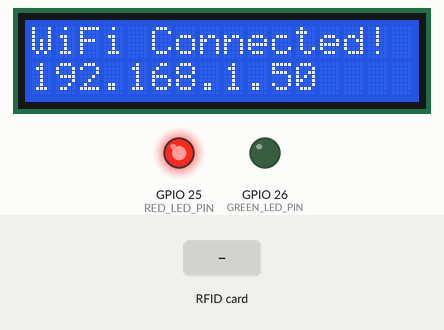
This sketch was run on a simulated ESP32. Shown: 16×2 character LCD, output pins drawn as LEDs (lit = HIGH). Inputs (shaded band) come from the test bench. WiFi joins after 1.5 s; servers stay silent unless stated; uploads are accepted with an empty reply; what the sketch prints to the serial monitor is not drawn.

Above: at 1.8 s.
At 4.4 s:
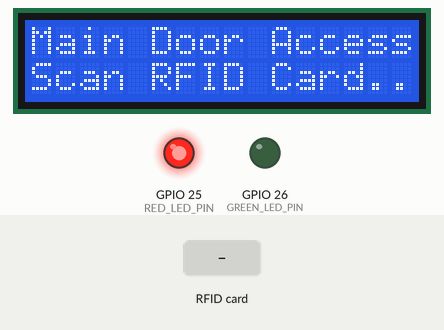
4.5 s: RFID card 5E 7A 19 C4 held to the reader
At 4.66 s:
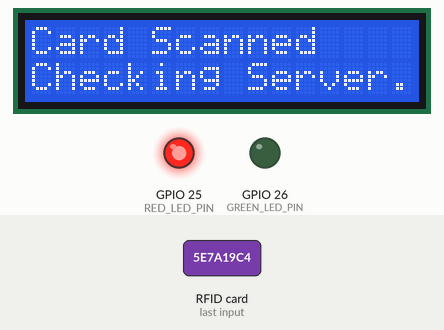
At 6.0 s:
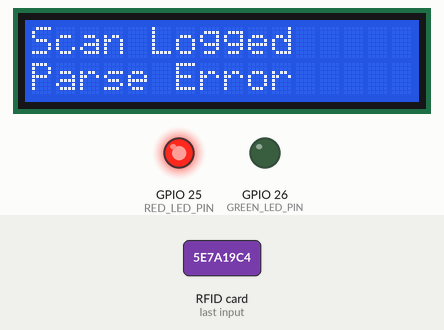
Timing chart, 0 to 7.5 s (numbered marks = the images above; inputs shaded):
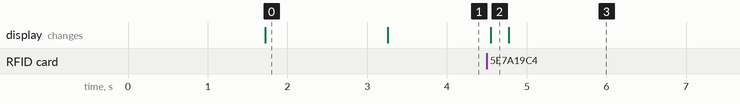

The sketch:

esp32_rfid.ino
```cpp
/**
 * ESP32 + MFRC522 RFID + I2C 16x2 LCD to Google Sheets
 *
 * Scans RFID cards, checks student lookup and visitor status (Welcome in / Good Bye)
 * from Google Sheets, and prints details on the 16x2 LCD in real-time.
 *
 * Hardware Connections:
 * -----------------------------------------------------------------------------
 * MFRC522 Pin  | ESP32 Pin  | Notes
 * -------------|------------|--------------------------------------------------
 * 3.3V         | 3.3V       | MUST be 3.3V (5V will damage RC522)
 * RST (Reset)  | GPIO 4     | Changed from 22 to avoid conflict with I2C SCL (22)
 * GND          | GND        | Ground
 * MISO         | GPIO 19    | Standard ESP32 VSPI MISO
 * MOSI         | GPIO 23    | Standard ESP32 VSPI MOSI
 * SCK          | GPIO 18    | Standard ESP32 VSPI SCK
 * SDA (SS)     | GPIO 5     | Chip Select
 *
 * I2C LCD Pin  | ESP32 Pin  | Notes
 * -------------|------------|--------------------------------------------------
 * VCC          | 5V / VIN   | Most 16x2 LCDs require 5V for backlight contrast
 * GND          | GND        | Ground
 * SDA          | GPIO 21    | Standard ESP32 I2C SDA
 * SCL          | GPIO 22    | Standard ESP32 I2C SCL
 * -----------------------------------------------------------------------------
 */

#include <SPI.h>
#include <MFRC522.h>
#include <WiFi.h>
#include <HTTPClient.h>
#include <WiFiClientSecure.h>
#include <Wire.h>
#include <LiquidCrystal_I2C.h>
#include <ArduinoJson.h>

// Wi-Fi Credentials
const char* ssid = "YOUR_WIFI_SSID";
const char* password = "YOUR_WIFI_PASSWORD";

// Google Apps Script Web App URL
const char* googleScriptUrl = "https://script.google.com/macros/s/YOUR_SCRIPT_DEPLOYMENT_ID/exec";

// Pins
#define RST_PIN  4
#define SS_PIN   5

// LED Pins (Red shows locked, Green shows open)
#define RED_LED_PIN   25
#define GREEN_LED_PIN 26

// Unique Device ID (This device is for the main door)
const String deviceId = "Main_Door_Scanner";

// LCD configuration: I2C Address 0x27, 16 columns, 2 rows
// (Note: If your LCD does not display text, try address 0x3F)
LiquidCrystal_I2C lcd(0x27, 16, 2);
MFRC522 mfrc522(SS_PIN, RST_PIN);

unsigned long lastScanTime = 0;
const unsigned long scanDelay = 4000; // Delay to avoid rapid-fire scans (4 seconds)

void setup() {
  Serial.begin(115200);
  while (!Serial);

  // Initialize LCD
  lcd.init();
  lcd.backlight();
  showLcdStatus("System Starting", "Initializing...");

  // Initialize SPI & MFRC522
  SPI.begin();
  mfrc522.PCD_Init();

  Serial.println("--- RFID Reader Initialized ---");
  byte version = mfrc522.PCD_ReadRegister(mfrc522.VersionReg);
  Serial.print("MFRC522 register version: 0x");
  Serial.println(version, HEX);

  if (version == 0x00 || version == 0xFF) {
    Serial.println("❌ WARNING: Communication with MFRC522 failed!");
    showLcdStatus("Sensor Error", "Check RC522 Pins");
    delay(3000);
  } else {
    Serial.println("✅ MFRC522 communication established successfully!");
  }

  // Initialize LEDs
  pinMode(RED_LED_PIN, OUTPUT);
  pinMode(GREEN_LED_PIN, OUTPUT);
  digitalWrite(RED_LED_PIN, HIGH);  // Red LED starts ON (locked)
  digitalWrite(GREEN_LED_PIN, LOW); // Green LED starts OFF (closed)

  // Initialize Serial2 for communicating with Arduino Uno
  // Default pins: TX2 = GPIO 17, RX2 = GPIO 16
  Serial2.begin(9600);
  Serial.println("--- Serial2 (to Arduino Uno) Initialized at 9600 baud ---");

  // Connect to Wi-Fi
  connectWiFi();
  showIdleScreen();
}

void loop() {
  // Reconnect Wi-Fi if connection is lost
  if (WiFi.status() != WL_CONNECTED) {
    connectWiFi();
    showIdleScreen();
  }

  // Look for new RFID cards
  if (!mfrc522.PICC_IsNewCardPresent()) {
    return;
  }

  // Read card serial number
  if (!mfrc522.PICC_ReadCardSerial()) {
    return;
  }

  // Enforce scan delay to avoid double scans
  if (millis() - lastScanTime < scanDelay) {
    mfrc522.PICC_HaltA();
    return;
  }

  // Extract UID as Hex string
  String tagUid = "";
  for (byte i = 0; i < mfrc522.uid.size; i++) {
    if (mfrc522.uid.uidByte[i] < 0x10) {
      tagUid += "0";
    }
    tagUid += String(mfrc522.uid.uidByte[i], HEX);
    if (i < mfrc522.uid.size - 1) {
      tagUid += " ";
    }
  }
  tagUid.toUpperCase();

  Serial.println("\n----------------------------------------");
  Serial.println("🎴 Card Scanned: " + tagUid);

  lastScanTime = millis();

  // Show status on LCD
  showLcdStatus("Card Scanned", "Checking Server...");

  // Send payload to Google Sheets & display response status (handles LEDs/Relay)
  sendRfidScanToGoogleSheets(tagUid);

  // Halt PICC
  mfrc522.PICC_HaltA();

  // Return to idle screen
  showIdleScreen();
}

void connectWiFi() {
  Serial.print("Connecting to Wi-Fi: ");
  Serial.println(ssid);

  showLcdStatus("WiFi Connecting", "Please wait...");

  WiFi.begin(ssid, password);

  int attempts = 0;
  while (WiFi.status() != WL_CONNECTED && attempts < 20) {
    delay(500);
    Serial.print(".");
    attempts++;
  }

  if (WiFi.status() == WL_CONNECTED) {
    Serial.println("\n✅ Connected to Wi-Fi!");
    showLcdStatus("WiFi Connected!", WiFi.localIP().toString().c_str());
    delay(1500);
  } else {
    Serial.println("\n❌ Failed to connect to Wi-Fi.");
    showLcdStatus("WiFi Failed", "Retrying...");
    delay(2000);
  }
}

void sendRfidScanToGoogleSheets(String tagUid) {
  WiFiClientSecure client;
  client.setInsecure(); // Bypass SSL verification for simpler setup

  HTTPClient http;

  if (http.begin(client, googleScriptUrl)) {
    // Disable automatic redirect following so we can handle it manually without header leakage
    http.setFollowRedirects(HTTPC_DISABLE_FOLLOW_REDIRECTS);

    // Set connection timeout to 15 seconds to handle slow network responses or Sheets execution latency
    http.setTimeout(15000);

    // Configure headers to monitor the Location header
    const char * headerKeys[] = {"Location"};
    http.collectHeaders(headerKeys, 1);

    // Explicitly add 'Connection: close' to disable keep-alive, preventing socket pool exhaustion or stale reuses
    http.addHeader("Content-Type", "application/json");
    http.addHeader("Connection", "close");

    // JSON payload Construction
    String jsonPayload = "{\"action\":\"logRfidScan\",\"tagUid\":\"" + tagUid + "\",\"deviceId\":\"" + deviceId + "\"}";

    int httpResponseCode = http.POST(jsonPayload);

    Serial.print("Initial POST Response Code: ");
    Serial.println(httpResponseCode);

    // Handle Google's 302 Redirect manually to avoid HTTP 400 Bad Request
    if (httpResponseCode == 302 || httpResponseCode == 301 || httpResponseCode == 307) {
      if (http.hasHeader("Location")) {
        String redirectUrl = http.header("Location");
        Serial.println("Redirect URL: " + redirectUrl);

        // Terminate POST connection cleanly
        http.end();

        // Start a fresh, clean GET request (clearing previous POST headers)
        if (http.begin(client, redirectUrl)) {
          http.setTimeout(15000);
          http.addHeader("Connection", "close");
          httpResponseCode = http.GET();
          Serial.print("Redirect GET Response Code: ");
          Serial.println(httpResponseCode);
        } else {
          Serial.println("Failed to connect to redirect URL");
          showLcdStatus("Redirect Error", "Conn Failed");
          delay(3000);
          client.stop();
          return;
        }
      } else {
        Serial.println("Error: Redirected but no Location header found.");
        showLcdStatus("Redirect Error", "No Loc Header");
        delay(3000);
      }
    }

    if (httpResponseCode == 200) {
      String response = http.getString();
      response.trim();
      Serial.println("Response: " + response);

      // If the response is HTML, it means Google returned a login/warning page instead of the JSON
      if (response.startsWith("<") || response.startsWith("<!")) {
        Serial.println("❌ Error: Received HTML instead of JSON.");
        Serial.println("This usually means: ");
        Serial.println("1. You need to deploy the Apps Script as a Web App with access 'Anyone' (not 'Myself').");
        Serial.println("2. The Web App URL is incorrect or points to the Sheet edit URL instead of the /exec URL.");
        showLcdStatus("Redirect Error", "Check Serial Log");
        delay(3000);
        http.end();
        client.stop();
        return;
      }

      // Parse JSON response
      JsonDocument doc;
      DeserializationError error = deserializeJson(doc, response);

      if (!error) {
        bool success = doc["success"] | false;
        bool allowed = doc["allowed"] | false;
        String name = doc["name"] | "Unknown User";
        String status = doc["status"] | "Welcome in";
        String role = doc["role"] | "None";

        if (success && allowed) {
          Serial.println("✅ Access GRANTED for " + name + " (Role: " + role + ")");

          // Display checkout/checkin status & User Name on LCD
          showLcdStatus(status.c_str(), name.substring(0, 16).c_str());

          // Trigger LEDs: Red OFF, Green ON
          digitalWrite(RED_LED_PIN, LOW);
          digitalWrite(GREEN_LED_PIN, HIGH);

          // Send unlock command to Arduino Uno
          Serial2.println("OPEN");
          Serial.println("Sent 'OPEN' command to Arduino Uno over Serial2.");

          // Hold open state for 3 seconds
          delay(3000);

          // Reset LEDs: Red ON, Green OFF
          digitalWrite(GREEN_LED_PIN, LOW);
          digitalWrite(RED_LED_PIN, HIGH);
        } else {
          Serial.println("❌ Access DENIED for " + name + " (Role: " + role + ")");

          // Display Access Denied on LCD
          showLcdStatus("Access Denied", name.substring(0, 16).c_str());

          // Flash Red LED to indicate rejection
          for (int i = 0; i < 3; i++) {
            digitalWrite(RED_LED_PIN, LOW);
            delay(200);
            digitalWrite(RED_LED_PIN, HIGH);
            delay(200);
          }

          // Wait to hold the message on screen (1.8 seconds)
          delay(1800);
        }
      } else {
        Serial.println("JSON parse failed: " + String(error.c_str()));
        showLcdStatus("Scan Logged", "Parse Error");
        delay(3000);
      }
    } else {
      Serial.println("HTTP request failed: " + http.errorToString(httpResponseCode));
      showLcdStatus("Network Error", ("Code: " + String(httpResponseCode)).c_str());
      delay(3000);
    }
    http.end();
    client.stop(); // Cleanly close socket and release resources
  } else {
    showLcdStatus("Server Error", "Endpoint Offline");
    delay(3000);
  }
}

void showLcdStatus(const char* line1, const char* line2) {
  lcd.clear();
  lcd.setCursor(0, 0);
  lcd.print(line1);
  lcd.setCursor(0, 1);
  lcd.print(line2);
}

void showIdleScreen() {
  lcd.clear();
  lcd.setCursor(0, 0);
  lcd.print("Main Door Access");
  lcd.setCursor(0, 1);
  lcd.print("Scan RFID Card...");
}
```

Measured:
- after the input at 4.5 s, the display: changes after 0.05 s (image 2)
- what the display in image 0 shows lasts 1.6 s, from 1.7 s to 3.3 s
